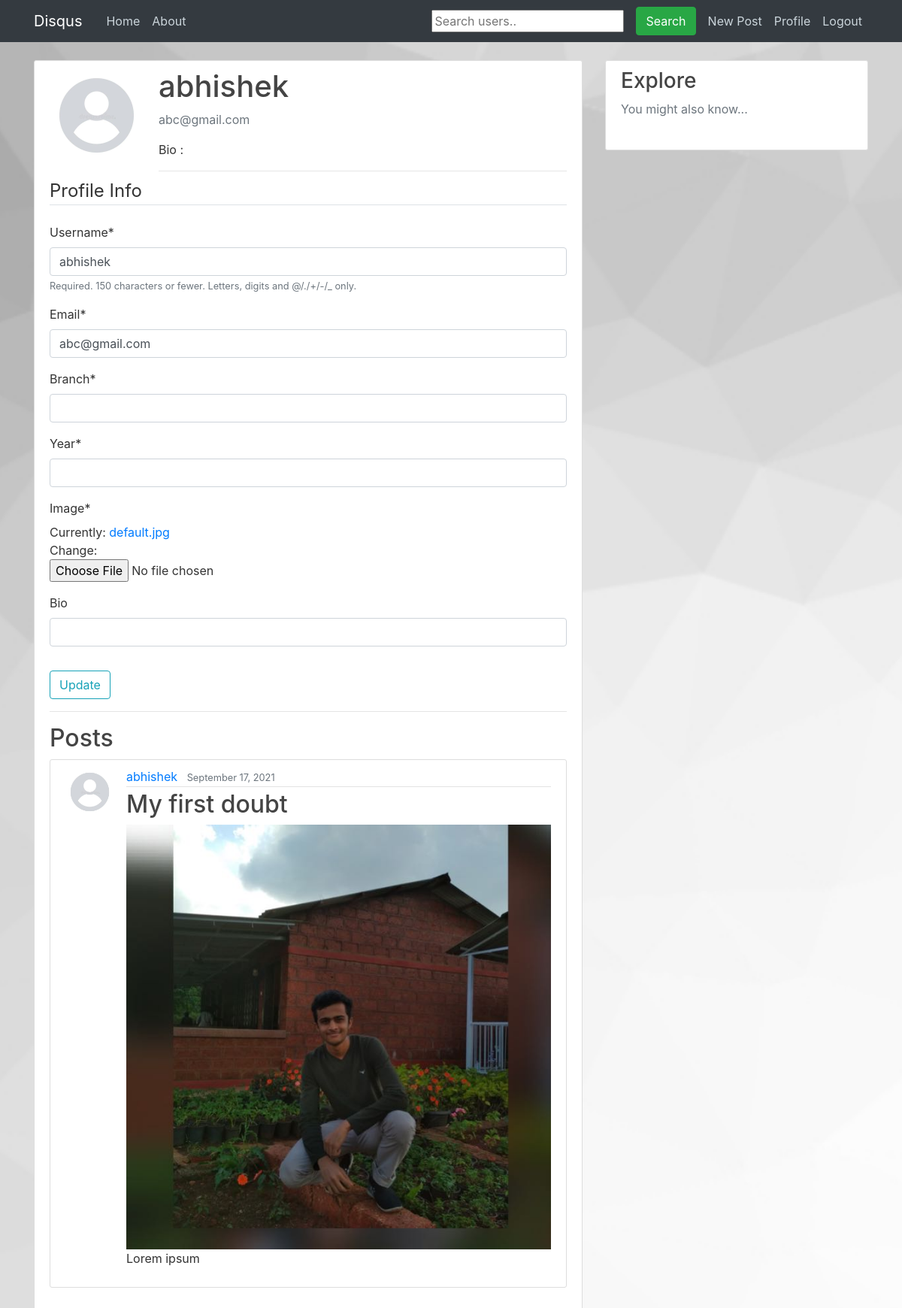
The app's page /profile/abhishek (signed in) with its own data.
### accounts/models.py (models this page shows, shortened)
class Profile(models.Model):
	user = models.OneToOneField(User, on_delete=models.CASCADE)
	image = models.ImageField(default='default.jpg', upload_to='profile_pics')
	bio = models.CharField(max_length=255, blank=True)
	qs_cnt = models.IntegerField(default=0)
	ans_cnt = models.IntegerField(default=0)

### feed/models.py (models this page shows, shortened)
class Post(models.Model):
	title = models.CharField(max_length=100)
	content = models.TextField()
	date_posted = models.DateTimeField(default=timezone.now)
	author = models.ForeignKey(User, on_delete=models.CASCADE)
	image = models.ImageField(upload_to='uploads', blank=True)
	upvote = models.ManyToManyField(User, related_name='upvote')
	downvote = models.ManyToManyField(User, related_name='downvote')

### accounts/views.py (the view)
# urls.py: path('profile/<str:username>', views.profile, name='profile'),
@login_required
def profile(request, username):
	if(request.method == 'POST'):
		u_form = UserUpdateForm(request.POST, instance=request.user)
		p_form = ProfileUpdateForm(request.POST, request.FILES, instance=request.user.profile)
		if u_form.is_valid() and p_form.is_valid():
			u_form.save()
			p_form.save()
			messages.success(request, f'Your account has been updated!')
			return redirect('profile', request.user.username)
	else:
		u_form = UserUpdateForm(instance=request.user)
		p_form = ProfileUpdateForm(instance=request.user.profile)
	user = request.user
	profileuser = User.objects.get(username=username)
	p = profileuser.profile
	u = p.user
	user_posts = Post.objects.filter(author=profileuser).order_by('-date_posted')
	context = {
		'u' : u,
		'u_form': u_form,
		'p_form': p_form,
		'user_posts' : user_posts,
		'user' : user,
		'profileuser' : profileuser,
	}
	return render(request, 'accounts/profile.html', context)

### accounts/forms.py
class UserUpdateForm(forms.ModelForm):
	email = forms.EmailField()
	branch = forms.CharField()
	year = forms.IntegerField()
	class Meta:
		model = User
		fields = ['username', 'email', 'branch', 'year']

class ProfileUpdateForm(forms.ModelForm):
	class Meta:
		model = Profile
		fields = ['image', 'bio']

### accounts/templates/accounts/profile.html (shortened to what this page needs)
{% extends "feed/base.html" %}
{% load crispy_forms_tags %}
{% block content %}
    <div class="content-section">
	  <div class="media">
	    <img class="rounded-circle account-img" src="{{ profileuser.profile.image.url }}">
	    <div class="media-body">
	      <h2 class="account-heading">{{ profileuser.username }}</h2>
	      <p class="text-secondary">{{ profileuser.email }}</p>
        <p class="text-start">Bio : {{ profileuser.profile.bio }}</p>
          <hr class="my-2" />
	    </div>
	  </div>
        {% ifequal user profileuser %}
	    <form method="POST" enctype="multipart/form-data">
            <fieldset class="form-group">
                <legend class="border-bottom mb-4">Profile Info</legend>
                {{ u_form|crispy }}
                {{ p_form|crispy }}
            </fieldset>
            <div class="form-group">
                <button class="btn btn-outline-info" type="submit">Update</button>
            </div>
        </form>
        {% endifequal %}
        <hr>
        <h2 align="justify">Posts</h2>
        {% if user_posts %}
            {% for post in user_posts %}
            <article class="media content-section">
              <img class="rounded-circle article-img" src="{{ post.author.profile.image.url }}">
              <div class="media-body">
                <div class="article-metadata">
                  <a class="mr-2" href="{% url 'profile' post.author.id %}">{{ post.author }}</a>
                  <small class="text-muted">{{ post.date_posted|date:"F d, Y" }}</small>
                </div>
                <h2><a class="article-title" href="{% url 'post-detail' post.id %}">{{ post.title }}</a></h2>
            {% if post.image %}
              <img style="width:100%; height:auto;" src="{{ post.image.url }}">
            {% endif %}
                <p class="article-content">{{ post.content }}</p>
              </div>
            </article>
            {% endfor %}
        {% endif %}
	</div>
{% endblock content %}

### feed/static/blog/main.css (style rules this page uses)
body { background: #fafafa; color: #333333; margin-top: 5rem; background: url("/static/blog/bg3.jpeg") no-repeat center fixed; background-size: cover; background-position: center; }
h1, h2, h3, h4, h5, h6 { color: #444444; }
.content-section { background: #ffffff; padding: 10px 20px; border: 1px solid #dddddd; border-radius: 3px; margin-bottom: 20px; }
.article-title { color: #444444; }
.article-content { white-space: pre-line; }
.article-img { height: 65px; width: 65px; margin-right: 16px; }
.article-metadata { padding-bottom: 1px; margin-bottom: 4px; border-bottom: 1px solid #e3e3e3 }
.account-img { height: 125px; width: 125px; margin-right: 20px; margin-bottom: 16px; }
.account-heading { font-size: 2.5rem; }

### records on screen
Post: author.profile.image (placeholder picture), author "abhishek", date_posted "September 17, 2021", title "My first doubt", image (picture), content "Lorem ipsum"

### other values on screen
{{ profileuser.username }} "abhishek"
{{ profileuser.email }} "abc@gmail.com"
